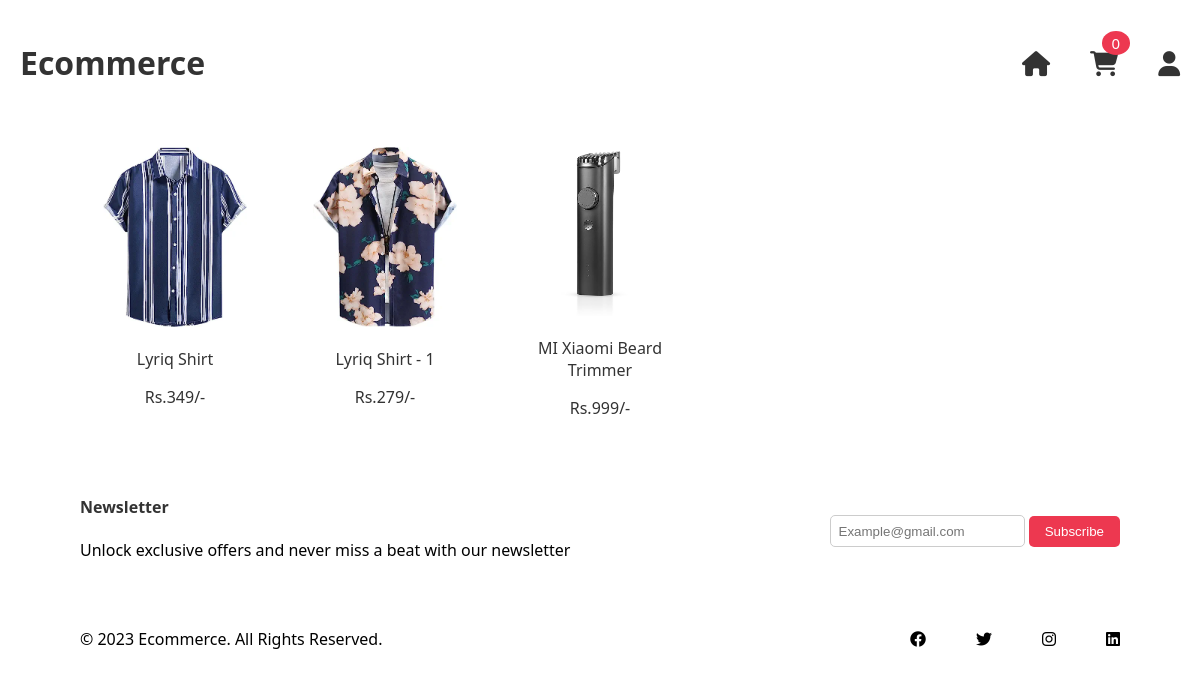
The page /pdt/category/men on the database its author committed.
### products/models.py (models this page shows, shortened)
class product(BaseModel):
    product_name = models.CharField(max_length=100)
    slug = models.SlugField(unique=True, null=True, blank=True)
    category = models.ForeignKey(
        category, on_delete=models.CASCADE, related_name="products")
    price = models.IntegerField()
    product_description = models.TextField()
    color_variant = models.ManyToManyField(ColorVariant, blank = True)
    size_variant = models.ManyToManyField(SizeVariant, blank = True)

class productImage(BaseModel):
    product = models.ForeignKey(
        product, on_delete=models.CASCADE, related_name="product_images")
    image = models.ImageField(upload_to="product")

### products/views.py (the view)
# urls.py: path('category/<str:slug>', category_view,name = 'category_view' ),
def category_view(request, slug):
    if slug == "all":
        products = product.objects.all()
        categories = category.objects.all()
        context = {'products': products, 'categories': categories}
        return render(request, 'products/category.html', context)
    elif category.objects.filter(slug=slug).exists():
        products = product.objects.filter(category__slug=slug)
        categories = category.objects.all()
        context = {'products': products, 'categories': categories}
        context['get_products_url'] = reverse('get_products', args=[slug])
        return render(request, 'products/category.html', context)
    else:
        messages.warning(request, "No such category found")
        return redirect('home/index.html')

### accounts/context_processors.py (called while the page is built)
def cart_count(request):
    cart_count = 0
    if request.user.is_authenticated:
        profile = Profile.objects.filter(user=request.user).first()
        if profile:
            cart_count = profile.get_cart_count()
    return {'cart_count': cart_count}

### products/models.py (called while the page is built)
    def __str__(self) -> str:
        return self.category_name

### templates/products/category.html (shortened to what this page needs)
{% extends 'base/base.html' %}
{% load static %}
{% block start %}
<main>
  <section class="newarrivals">
    <div class="naitems">
      {% for product in products %}
      <a href="{% url 'get_products' product.slug %}">
        <div class="naitem" data-category="{{ product.category }}">
          <img src="{{ MEDIA_URL }}{{ product.product_images.first.image.url }}" alt="product image" />
          <p class="item-description">{{ product.product_name }}</p>
          <p class="price">Rs.{{ product.price }}/-</p>
        </div>
      </a>
      {% endfor %}
    </div>
  </section>
  <section class="newsletter" id="nl">
    <div class="nleft">
      <h4>Newsletter</h4>
      <p>
        Unlock exclusive offers and never miss a beat with our newsletter
      </p>
    </div>
    <div class="nright">
      <input type="text" class="email" placeholder="Example@gmail.com" />
      <button type="submit">Subscribe</button>
    </div>
  </section>
</main>
{% endblock %}

### templates/base/base.html (shortened to what this page needs)
<!DOCTYPE HTML>
<html>
  {% load static %}
<head>
  <link rel="stylesheet" href="{% static 'css/style.css' %}" />
  <link rel="stylesheet" href="{% static 'css/product.css' %}" />
  <link rel="stylesheet" href="https://cdnjs.cloudflare.com/ajax/libs/font-awesome/6.4.0/css/all.min.css" />
</head>
<body>
  <header>
    <h1>Ecommerce</h1>
    <nav>
      <ul class="navbar">
        <li><a href="{% url 'home:index_view' %}"><i class="fa-solid fa-house"></i></a></li>
        <li>
            <a href="{% url 'cart' %}">
                <div class="cart-icon">
                    <i class="fa-solid fa-cart-shopping"></i>
                    <div class="cart-count">{{ cart_count }}</div>
                </div>
            </a>
        </li>
        <li class="dropdown">
            <a href="#" class="dropdown-toggle"><i class="fa-solid fa-user"></i></a>
        </li>
    </ul>
  </nav>
  </header>
  {% block start %}{% endblock %}
  <footer>
    <div class="fleft">
      <p>© 2023 Ecommerce. All Rights Reserved.</p>
    </div>
    <div class="fright">
      <div class="social-media-icons">
        <a href="#"><i class="fa-brands fa-facebook"></i></a>
        <a href="#"><i class="fa-brands fa-twitter"></i></a>
        <a href="#"><i class="fa-brands fa-instagram"></i></a>
        <a href="#"><i class="fa-brands fa-linkedin"></i></a>
      </div>
    </div>
  </footer>
</body>
</html>

### static/css/style.css (style rules this page uses)
body { font-family: 'Segoe UI', sans-serif; margin: 0; padding: 0; }
h1, h2, h4, h5, h6 { font-weight: bold; color: #333; }
ul { list-style: none; margin: 0; padding: 0; }
a { text-decoration: none; color: #333; transition: all 0.3s ease-in-out; font-weight: 500; }
header { background-color: transparent; display: flex; justify-content: space-between; align-items: center; padding: 20px; }
nav ul { display: flex; }
nav ul li { margin: 0 20px; }
nav ul li:last-child { margin-right: 0; }
.navbar a { font-size: 25px; }
.cart-icon { position: relative; display: inline-block; }
.cart-count { position: absolute; top: -15px; right: -12px; background-color: #ed3850; color: white; font-size: 15px; padding: 2px 10px; border-radius: 50%; }
.naitems { display: grid; grid-template-columns: repeat(5, 1fr); gap: 20px; margin-left: 5rem; margin-right: 5rem; margin-bottom: 30px; align-items: center; justify-items: center; }
.naitem { width: fit-content; height: fit-content; text-align: center; padding: 10px; position: relative; transition: transform 0.3s ease, box-shadow 0.3s ease; border-radius: 8px; background-color: #ffffff; }
.naitem img { max-width: 180px; max-height: 180px; }
#nl { display: flex; justify-content: space-between; margin-left: 5rem; margin-right: 5rem; }
.nright { margin-top: 40px; }
.nright input { height: 14.5px; padding: 8px; border: 1px solid #ccc; border-radius: 5px; }
.nright button { padding: 8px 16px; background-color: #ed3850; color: #fff; border: none; border-radius: 5px; cursor: pointer; transition: background-color 0.3s ease; }
footer { display: flex; justify-content: space-between; align-items: center; margin-top: 35px; }
.fleft { margin-left: 5rem; }
.fright { margin-right: 5rem; }
.social-media-icons { display: flex; gap:50px; }
.social-media-icons i { color: black; }

### static/css/product.css (style rules this page uses)
body, html { margin: 0; padding: 0; }

### rows shown on the page
product: product_images.first.image (picture), product_name "Lyriq Shirt", price "349"
product: product_images.first.image (picture), product_name "Lyriq Shirt - 1", price "279"
product: product_images.first.image (picture), product_name "MI Xiaomi Beard Trimmer", price "999"

### other values the page prints
{{ cart_count }} "0"
